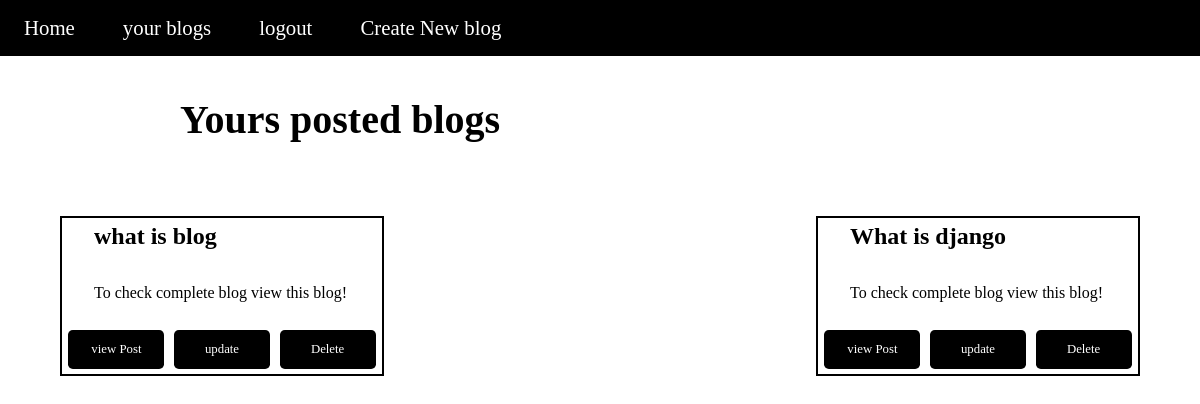
Page /your_blogs/ (signed in) on the earlier database version.
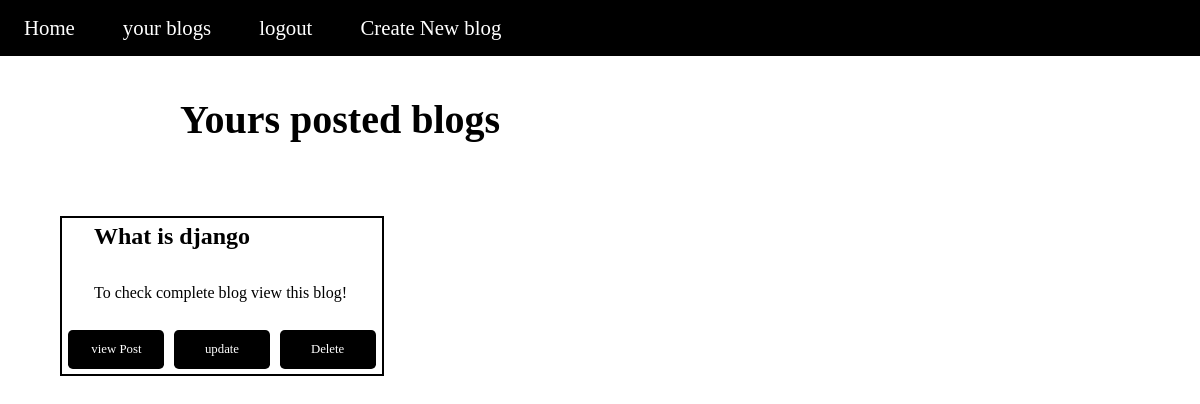
Same page on the later database version.
### blog/models.py (models this page shows, shortened)
class BlogPost(models.Model):
    title = models.CharField(max_length=100)
    content = RichTextField(blank=True)
    author = models.ForeignKey(User, on_delete=models.CASCADE)
    created_at = models.DateTimeField(auto_now_add=True)

### blog/views.py (the view)
# urls.py: path("your_blogs/",views.your_blogs),
def your_blogs(request):
    if not request.user.is_authenticated:
        return redirect("/login/")
    user_id =  request.session["user_id"]
    login_user = User.objects.filter(id=user_id)[0]
    post = BlogPost.objects.filter(author = login_user).order_by("-created_at")
    if len(post)==0:
        exist = False
    else:
        exist = True
    return render(request,"your_blog.html",{"post":post, "exist":exist})

### templates/your_blog.html
{%include "base.html"%}
{%block body%}
<div class="you_post_main">
    {%if exist%}
    <h1>Yours posted blogs</h1>
    <div class="allpost">
            {%for blog in post%}
                <div class="singlepost">
                    <h2>{{blog.title}}</h2>
                    <p>To check complete blog view this blog!</p>
                    <a href="/view_post/{{blog.id}}/">view Post</a>
                    <a href="/update_blog/{{blog.id}}/">update</a>
                    <a href="/delete_blog/{{blog.id}}/">Delete</a>
                </div>
            {%endfor%}
    </div>
    {%else%}
        <h1>No blog exists ! please create a blog</h1>
    {%endif%}
</div>
{%endblock body%}

Differences in the rows shown:
removed BlogPost: title "what is blog"
